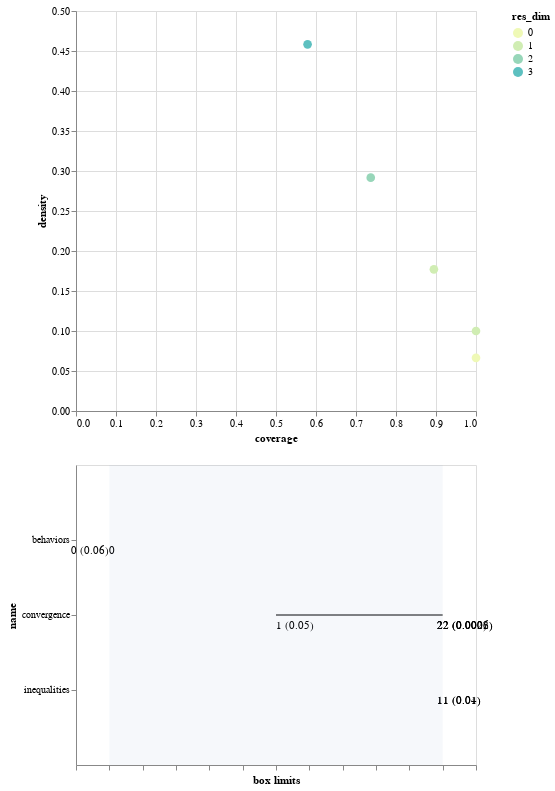

Notebook source saved alongside this figure:
### Code cell
box1_ssp5.inspect_tradeoff()

### Figure 1 — Vega-Lite specification as saved in the notebook (floating-point values rounded to 4 significant figures)
{"$schema": "https://vega.github.io/schema/vega-lite/v3.4.0.json", "config": {"mark": {"tooltip": null}, "view": {"height": 300, "width": 400}}, "datasets": {"data-38134a8a13aea7cccfc8abfdaadf5ace": [{"coverage": 1, "density": 0.06643, "id": 0, "mass": 1, "mean": 0.06643, "res_dim": 0}, {"coverage": 1, "density": 0.1, "id": 1, "mass": 0.6643, "mean": 0.1, "res_dim": 1}, {"coverage": 0.8947, "density": 0.1771, "id": 2, "mass": 0.3357, "mean": 0.1771, "res_dim": 1}, {"coverage": 0.7368, "density": 0.2917, "id": 3, "mass": 0.1678, "mean": 0.2917, "res_dim": 2}, {"coverage": 0.5789, "density": 0.4583, "id": 4, "mass": 0.08392, "mean": 0.4583, "res_dim": 3}], "data-44a72e9b9ad4006ead6ff1a36aafcf24": [{"id": 1, "maximum": 2, "minimum": 0, "name": "convergence", "qp_lower": 0.04973, "qp_upper": -1, "x1": 1, "x2": 2}, {"id": 2, "maximum": 2, "minimum": 0, "name": "convergence", "qp_lower": 0.0001876, "qp_upper": -1, "x1": 2, "x2": 2}, {"id": 3, "maximum": 1, "minimum": 0, "name": "inequalities", "qp_lower": 0.03506, "qp_upper": -1, "x1": 1, "x2": 1}, {"id": 3, "maximum": 2, "minimum": 0, "name": "convergence", "qp_lower": 0.0005685, "qp_upper": -1, "x1": 2, "x2": 2}, {"id": 4, "maximum": 1, "minimum": 0, "name": "inequalities", "qp_lower": 0.01113, "qp_upper": -1, "x1": 1, "x2": 1}, {"id": 4, "maximum": 2, "minimum": 0, "name": "convergence", "qp_lower": 0.001617, "qp_upper": -1, "x1": 2, "x2": 2}, {"id": 4, "maximum": 1, "minimum": 0, "name": "behaviors", "qp_lower": -1, "qp_upper": 0.06194, "x1": 0, "x2": 0}], "data-bb8d07f6df3d47a6a475317795287b23": [{"end": 1, "start": 0}], "data-d751713988987e9331980363e24189ce": []}, "vconcat": [{"data": {"name": "data-38134a8a13aea7cccfc8abfdaadf5ace"}, "encoding": {"color": {"field": "res_dim", "scale": {"range": ["#eff9b6", "#d0edb3", "#97d6b9", "#5dc0c0", "#31a5c2", "#1f80b8", "#2354a3", "#21318d"]}, "type": "ordinal"}, "opacity": {"condition": {"selection": "selector020", "value": 1}, "value": 0.4}, "tooltip": [{"field": "id", "type": "ordinal"}, {"field": "coverage", "format": ".2", "type": "quantitative"}, {"field": "density", "format": ".2", "type": "quantitative"}, {"field": "res_dim", "type": "ordinal"}], "x": {"field": "coverage", "type": "quantitative"}, "y": {"field": "density", "type": "quantitative"}}, "height": 400, "mark": {"size": 75, "type": "circle"}, "selection": {"selector020": {"fields": ["id"], "type": "single"}}, "width": 400}, {"layer": [{"data": {"name": "data-44a72e9b9ad4006ead6ff1a36aafcf24"}, "encoding": {"x": {"axis": {"grid": false, "labels": false, "title": "box limits"}, "field": "x_lower", "scale": {"domain": [0, 1], "padding": 0.1}, "type": "quantitative"}, "x2": {"field": "x_upper"}, "y": {"field": "name", "scale": {"padding": 1}, "type": "nominal"}}, "mark": "rule", "transform": [{"as": "x_lower", "calculate": "(datum.x1-datum.minimum)/(datum.maximum-datum.minimum)"}, {"as": "x_upper", "calculate": "(datum.x2-datum.minimum)/(datum.maximum-datum.minimum)"}, {"filter": {"selection": "selector020"}}], "width": 400}, {"data": {"name": "data-44a72e9b9ad4006ead6ff1a36aafcf24"}, "encoding": {"text": {"field": "text", "type": "ordinal"}, "x": {"axis": {"grid": false, "labels": false, "title": "box limits"}, "field": "x_lower", "scale": {"domain": [0, 1], "padding": 0.1}, "type": "quantitative"}, "x2": {"field": "x_upper"}, "y": {"field": "name", "scale": {"padding": 1}, "type": "nominal"}}, "mark": {"align": "left", "baseline": "top", "dy": 5, "type": "text"}, "transform": [{"as": "x_lower", "calculate": "(datum.x1-datum.minimum)/(datum.maximum-datum.minimum)"}, {"as": "x_upper", "calculate": "(datum.x2-datum.minimum)/(datum.maximum-datum.minimum)"}, {"filter": {"selection": "selector020"}}, {"as": "text", "calculate": "datum.qp_lower>0?format(datum.x1, \".2\")+\" (\"+format(datum.qp_lower, \".1~g\")+\")\" :format(datum.x1, \".2\")"}], "width": 400}, {"data": {"name": "data-44a72e9b9ad4006ead6ff1a36aafcf24"}, "encoding": {"text": {"field": "text", "type": "ordinal"}, "x": {"field": "x_upper", "type": "quantitative"}, "x2": {"field": "x_upper"}, "y": {"field": "name", "scale": {"padding": 1}, "type": "nominal"}}, "mark": {"align": "right", "baseline": "top", "dy": 5, "type": "text"}, "transform": [{"as": "x_lower", "calculate": "(datum.x1-datum.minimum)/(datum.maximum-datum.minimum)"}, {"as": "x_upper", "calculate": "(datum.x2-datum.minimum)/(datum.maximum-datum.minimum)"}, {"filter": {"selection": "selector020"}}, {"as": "text", "calculate": "datum.qp_upper>0?format(datum.x2, \".2\")+\" (\"+format(datum.qp_upper, \".1\")+\")\" :format(datum.x2, \".2\")"}], "width": 400}, {"data": {"name": "data-bb8d07f6df3d47a6a475317795287b23"}, "encoding": {"x": {"field": "start", "type": "quantitative"}, "x2": {"field": "end"}}, "mark": {"opacity": 0.05, "type": "rect"}}, {"data": {"name": "data-d751713988987e9331980363e24189ce"}, "encoding": {"x": {"field": "x", "type": "quantitative"}, "y": {"field": "name", "type": "nominal"}}, "mark": "point", "transform": [{"filter": {"selection": "selector020"}}], "width": 400}, {"data": {"name": "data-d751713988987e9331980363e24189ce"}, "encoding": {"text": {"field": "item", "type": "nominal"}, "x": {"field": "x", "type": "quantitative"}, "y": {"field": "name", "type": "nominal"}}, "mark": {"align": "center", "baseline": "top", "dy": 5, "type": "text"}, "transform": [{"filter": {"selection": "selector020"}}], "width": 400}]}]}
